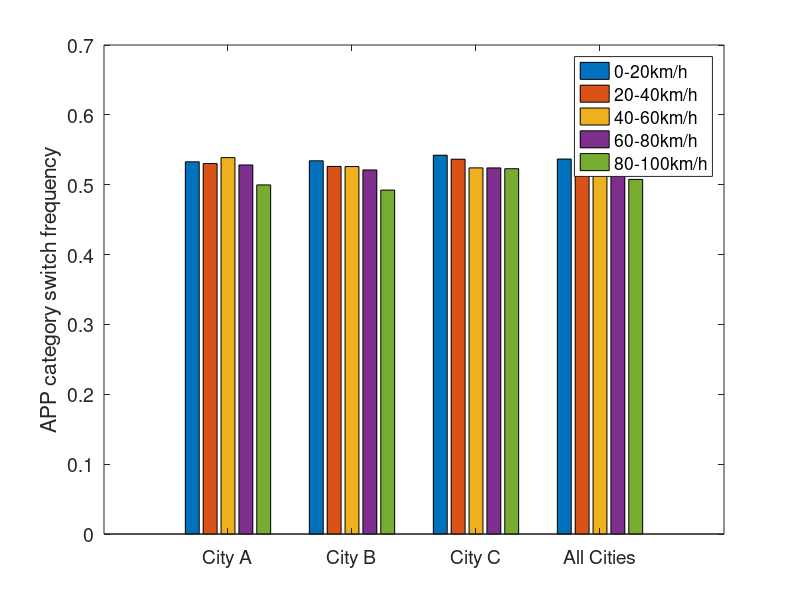

MATLAB code for this plot: (Note: this script raises an error after producing the figure.)
clear;
clc;
close;

addpath('C:/export_fig/');
M = dlmread('switch_frequency_app_category.csv');
app_cate_switch = M(:, 1:5);
figure('position', [100, 100, 800, 600]) 
bar(app_cate_switch)
ylabel('APP category switch frequency');
city_name = {'City A','City B','City C','All Cities'};
set(gca, 'XTick', 1:4, 'XTickLabel', city_name, 'FontSize',14)    
legend('0-20km/h', '20-40km/h', '40-60km/h', '60-80km/h', '80-100km/h')

set(gcf, 'Color', 'w');
export_fig app_category_switch_frequency_8_6.pdf




clear;
clc;
close;

addpath('C:/export_fig/');
M = dlmread('switch_frequency_app_category.csv');
app_cate_switch = M(:, 1:5);
figure('position', [100, 100, 1700*0.7, 600*0.7]) 
bar(app_cate_switch)
ylabel('APP category switch frequency');
city_name = {'City A','City B','City C','All Cities'};
set(gca, 'XTick', 1:4, 'XTickLabel', city_name, 'FontSize',14)   
legend('0-20km/h', '20-40km/h', '40-60km/h', '60-80km/h', '80-100km/h')

set(gcf, 'Color', 'w');
export_fig app_category_switch_frequency_17_6.pdf

